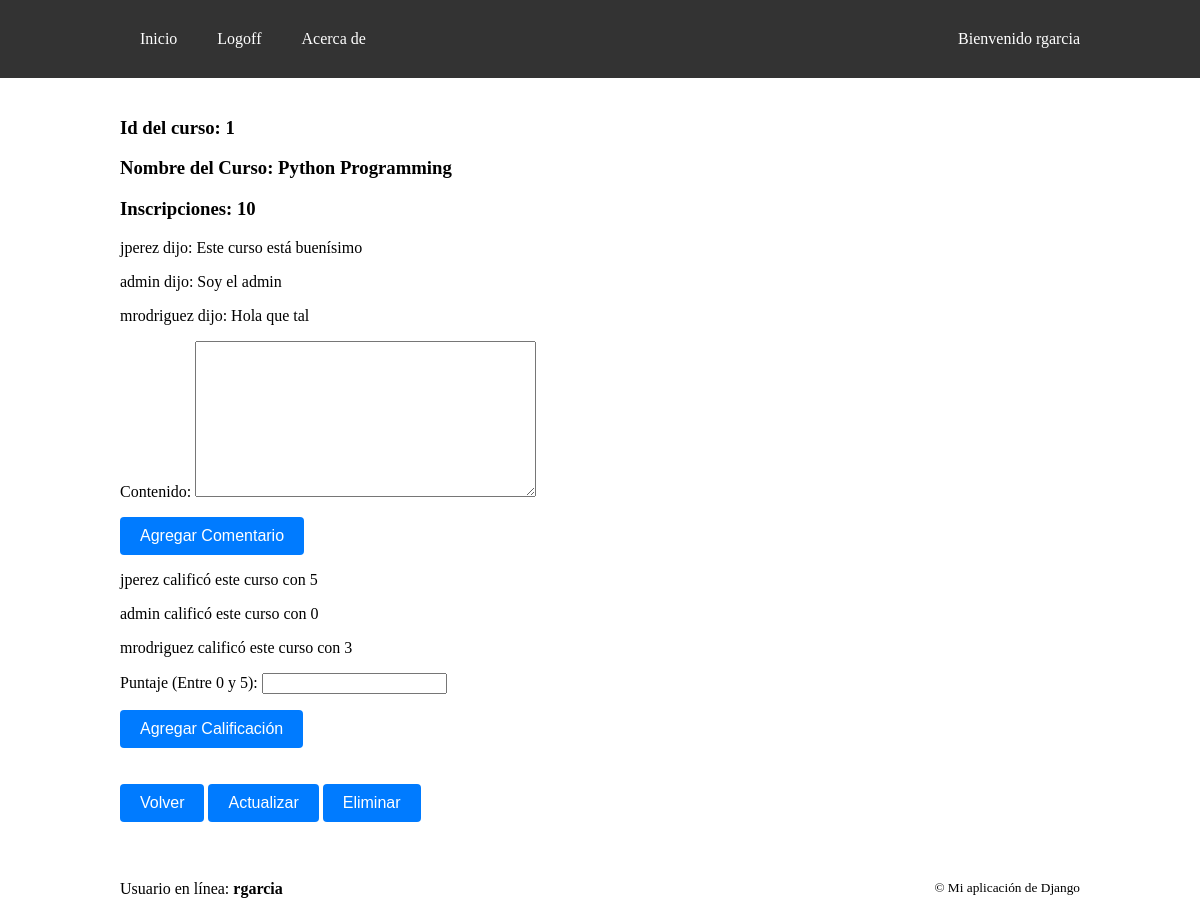
Screenshot of /myapp/curso/1 (signed in) with the database file from the repository.
### myapp/models.py (models this page shows)
class Curso(models.Model):
    TURNOS = (
            ("Mañana", "Mañana"),
            ("Tarde", "Tarde"),
            ("Noche", "Noche")
        )
    nombre = models.CharField(max_length=128)
    inscripciones = models.IntegerField()
    turno = models.CharField(max_length=128, choices=TURNOS, default=1)
    profesor = models.ForeignKey(Profesor, on_delete=models.SET_NULL, null=True, related_name="cursos")

class Comentario(models.Model):
    usuario = models.ForeignKey(User, on_delete=models.CASCADE)
    curso = models.ForeignKey(Curso, on_delete=models.CASCADE)
    contenido = models.TextField()
    fecha_publicacion = models.DateTimeField(auto_now_add=True)

class Calificacion(models.Model):
    usuario = models.ForeignKey(User, on_delete=models.CASCADE)
    curso = models.ForeignKey(Curso, on_delete=models.CASCADE)
    puntaje = models.IntegerField()

### myapp/views.py (the view)
# urls.py: path("curso/<int:pk>", views.curso, name="curso"),
def curso(request, pk):
    try:
        curso = Curso.objects.get(id=pk)
        comentarios = Comentario.objects.filter(curso=curso)
        calificaciones = Calificacion.objects.filter(curso=curso)
        comentario_form = ComentarioForm()
        calificacion_form = CalificacionForm()
    except Curso.DoesNotExist:
        raise Http404
    ctx = {
        "curso": curso,
        "comentarios": comentarios,
        "calificaciones": calificaciones,
        "comentario_form": comentario_form,
        "calificacion_form": calificacion_form
        }
    return render(request, "myapp/curso.html", ctx)

### myapp/forms.py (shortened to what this page needs)
class ComentarioForm(forms.ModelForm):
    class Meta:
        model = Comentario
        fields = ['contenido']

class CalificacionForm(forms.ModelForm):
    class Meta:
        model = Calificacion
        fields = ['puntaje']
        labels = {'puntaje': 'Puntaje (Entre 0 y 5)'}

### myapp/templates/myapp/curso.html (shortened to what this page needs)
{% extends "myapp/layout.html" %}
{% block content %}
<h3>Id del curso: {{ curso.id }}</h3>
<h3>Nombre del Curso: {{ curso.nombre }}</h3>
<h3>Inscripciones: {{ curso.inscripciones }}</h3>
{% for comentario in comentarios %}
    <p>{{ comentario.usuario.username }} dijo: {{ comentario.contenido }}</p>
{% empty %}
    <p>No hay comentarios para este curso</p>
{% endfor %}
<form method="post" action="{% url 'agregar_comentario' curso.id %}">
    {{ comentario_form.as_p }}
    <button type="submit">Agregar Comentario</button>
</form>
{% for calificacion in calificaciones %}
    <p>{{ calificacion.usuario.username }} calificó este curso con {{ calificacion.puntaje }}</p>
{% empty %}
    <p>No hay calificaciones para este curso</p>
{% endfor %}
<form method="post" action="{% url 'agregar_calificacion' curso.id %}">
    {{ calificacion_form.as_p }}
    <button type="submit">Agregar Calificación</button>
</form>
<br><br>
<a href="{% url 'cursos' %}"><button>Volver</button></a>
<a href="{% url 'actualizar_curso' curso.id %}"><button>Actualizar</button></a>
<a href="{% url 'eliminar_curso' curso.id %}"><button>Eliminar</button></a>
<br>
{% endblock %}

### myapp/templates/myapp/layout.html (shortened to what this page needs)
{% load static %}
<!DOCTYPE html>
<html lang="es">
<head>
    <link rel="stylesheet" type="text/css" href='{% static "myapp/styles.css" %}'>
</head>
<body>
    <nav>
        <div class="container">
            <a href="{% url 'cursos' %}">Inicio</a>
            {% if user.is_authenticated %}
                <a href="{% url 'logout' %}">Logoff</a>
            {% endif %}
            <a href="{% url 'acerca_de' %}">Acerca de</a>
            {% if user.is_authenticated %}
                <span>Bienvenido {{ user }}</span>
            {% else %}
                <span>Usuario no autenticado</span>
            {% endif %}
        </div>
    </nav>
    <main>
        <div class="container-noflex">
            {% block content %}
            {% endblock %}
        </div>
    </main>
    <footer>
        <br>
        <div class="container">
            {% if user.is_authenticated %}
                <div>Usuario en línea: <strong>{{ user }}</strong></div>
            {% else %}
                <div><strong>No hay ningún usuario conectado</strong></div>
            {% endif %}
            <small>&copy; Mi aplicación de Django</small>
        </div>
    </footer>
</body>
</html>

### myapp/static/myapp/styles.css (style rules this page uses)
body { margin: 0; padding: 0; }
nav { background-color: #333; color: white; padding: 10px 0; }
nav a { color: white; text-decoration: none; margin: 0 20px; }
nav span:last-child { margin-left: auto; }
.container { display: flex; justify-content: space-between; max-width: 960px; margin: 0 auto; padding: 20px; }
.container-noflex { max-width: 960px; margin: 0 auto; padding: 20px; }
button { background-color: #007bff; color: #fff; padding: 10px 20px; font-size: 16px; border: none; border-radius: 4px; cursor: pointer; }

### rows the page displays
Curso: id "1", nombre "Python Programming", inscripciones "10"
Comentario: usuario.username "jperez", contenido "Este curso está buenísimo"
Comentario: usuario.username "admin", contenido "Soy el admin"
Comentario: usuario.username "mrodriguez", contenido "Hola que tal"
Calificacion: usuario.username "jperez", puntaje "5"
Calificacion: usuario.username "admin", puntaje "0"
Calificacion: usuario.username "mrodriguez", puntaje "3"

### other values shown
{{ user }} "rgarcia"
